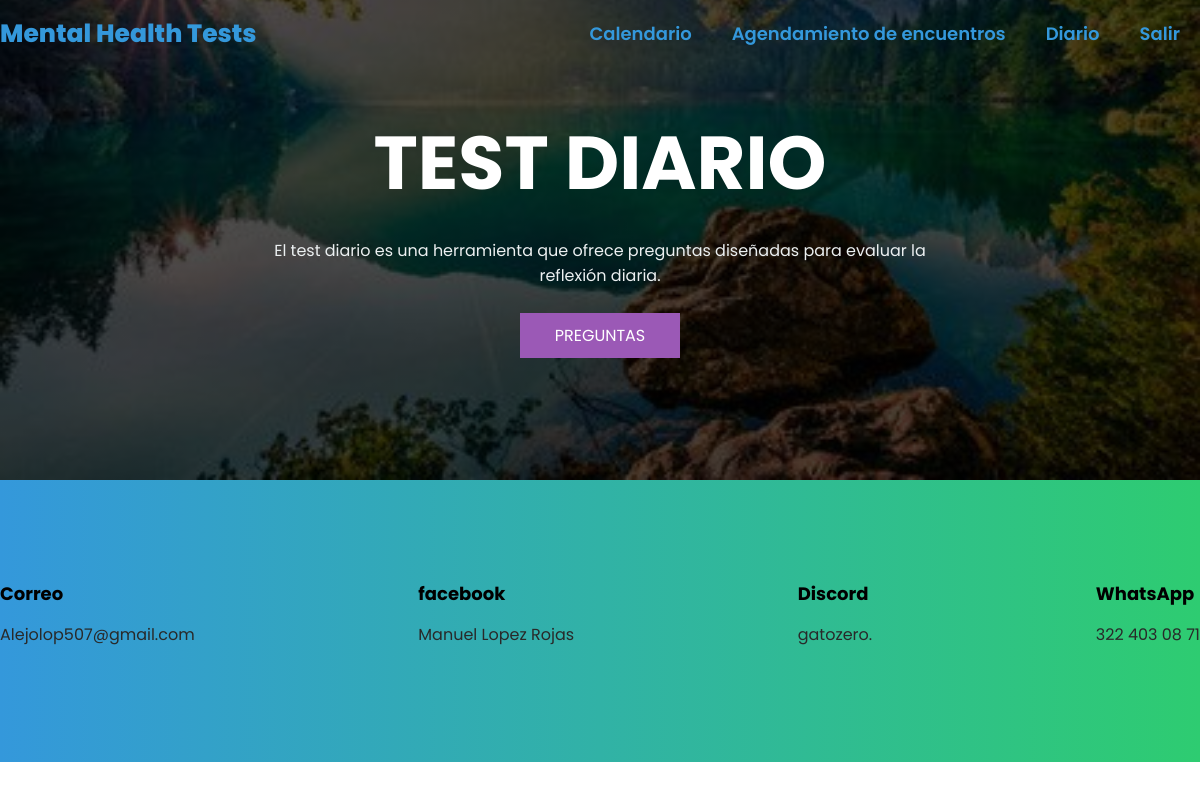
/categoria/1/ (signed in), run on the app's committed database.
### core/models.py (models this page shows, shortened)
class CategoriaTest(models.Model):
    nombre = models.CharField(verbose_name='Nombre', max_length=100)
    descripcion = models.TextField(verbose_name='Descripción')
    slug = models.SlugField(unique=True, blank=True, null=True)
    class Meta:
        verbose_name = 'Categoría'
        verbose_name_plural = 'Categorías'
        db_table = 'category'
        ordering = ['id']

### PMHT/views.py (the view)
# urls.py: path('categoria/<int:categoria_id>/', views.categoria_detalle, name='categoria_detalle'),
@login_required
def categoria_detalle(request, categoria_id):
    categoria = get_object_or_404(CategoriaTest, id=categoria_id)
    return render(request, 'categoria_detalle.html', {'categoria': categoria})

### templates/categoria_detalle.html (shortened to what this page needs)
{% load static %}
<!DOCTYPE html>
<html lang="en">
<head>
    <link rel="stylesheet" type="text/css" href="{% static 'css/inicio.css' %}">
</head>
<body>
    <header class="header">
        <div class="menu container">
            <a href="{% url 'inicio' %}" class="logo">Mental Health Tests</a>
            {% include 'navbar.html' %}
        </div>
        <div class="header-content container">
            <div class="container">
                {% if categoria %}
                    <h1>{{ categoria.nombre }}</h1>
                    <p>{{ categoria.descripcion }}</p>
                    <a href="{% url 'preguntas_categoria' categoria_id=categoria.id %}" class="btn-1">preguntas</a>
                {% else %}
                    <p>No se encontró la categoría con ID 1</p>
                {% endif %}
            </div>
        </div>
    </header>
    <footer class="footer">
        <div class="footer-content container">
            <div class="link">
                <h3>Correo</h3>
                <ul>
                    <li><a href="#">Alejolop507@gmail.com</a></li>
                </ul>
            </div>
            <div class="link">
                <h3>facebook</h3>
                <ul>
                    <li><a href="#">Manuel Lopez Rojas</a></li>
                </ul>
            </div>
            <div class="link">
                <h3>Discord</h3>
                <ul>
                    <li><a href="#">gatozero.</a></li>
                </ul>
            </div>
            <div class="link">
                <h3>WhatsApp</h3>
                <ul>
                    <li><a href="#">322 403 08 71</a></li>
                </ul>
            </div>
        </div>
    </footer>
</body>
</html>

### static/css/inicio.css (style rules this page uses)
* { margin: 0; padding: 0; box-sizing: border-box; text-decoration: none; list-style: none; }
body { font-family: 'Poppins', sans-serif; }
.container { max-width: 1200px; margin: 0 auto; }
.header { background-image: linear-gradient( rgba(0,0,0,0.7), rgba(0,0,0,0.7)), url(../images/bg.jpg); background-position: center bottom; background-repeat: no-repeat; background-size: cover; min-height: 60vh; display: flex; align-items: center; }
.menu { position: absolute; top: 0; left: 0; right: 0; display: flex; align-items: center; justify-content: space-between; }
.logo { color: #3498db; font-size: 25px; font-weight: 800; }
.header-content { text-align: center; }
.header-content h1 { font-size: 75px; line-height: 80px; color: #ffffff; text-transform: uppercase; margin-bottom: 35px; }
.header-content p { font-size: 16px; color: #ecf0f1; padding: 0 250px; margin-bottom: 25px; }
.btn-1 { display: inline-block; padding: 10px 35px; background-color: #9b59b6; color: #ffffff; text-transform: uppercase; }
p { font-size: 16px; color: #ffffff; margin: 25px 0 45px 0; }
.footer { padding: 100px 0; background: linear-gradient(90deg, #3498db, #2ecc71); }
.footer-content { display: flex; justify-content: space-between; }
.link h3 { font-size: 18px; color: #000000; margin-bottom: 15px; }
.link a { font-size: 16px; color: #292929; display: block; margin-bottom: 15px; }

### data on the page
CategoriaTest: nombre "TEST DIARIO", descripcion "El test diario es una herramienta que ofrece preguntas diseñadas para evaluar la reflexión diaria."
